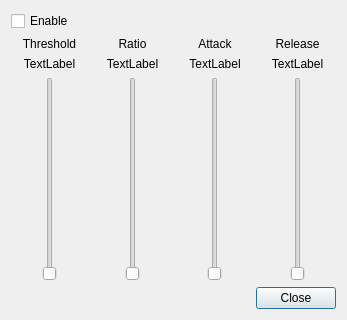
<?xml version="1.0" encoding="UTF-8"?>
<ui version="4.0">
 <class>Comp</class>
 <widget class="QDialog" name="Comp">
  <property name="geometry">
   <rect>
    <x>0</x>
    <y>0</y>
    <width>347</width>
    <height>320</height>
   </rect>
  </property>
  <property name="sizePolicy">
   <sizepolicy hsizetype="Fixed" vsizetype="Preferred">
    <horstretch>0</horstretch>
    <verstretch>0</verstretch>
   </sizepolicy>
  </property>
  <property name="windowTitle">
   <string>Compression</string>
  </property>
  <layout class="QVBoxLayout" name="verticalLayout">
   <item>
    <widget class="QCheckBox" name="cbEnable">
     <property name="sizePolicy">
      <sizepolicy hsizetype="Expanding" vsizetype="Fixed">
       <horstretch>0</horstretch>
       <verstretch>0</verstretch>
      </sizepolicy>
     </property>
     <property name="text">
      <string>Enable</string>
     </property>
    </widget>
   </item>
   <item>
    <layout class="QGridLayout" name="gridLayout" columnstretch="0,0,0,0">
     <item row="0" column="2">
      <widget class="QLabel" name="label_Attack">
       <property name="text">
        <string>Attack</string>
       </property>
       <property name="alignment">
        <set>Qt::AlignCenter</set>
       </property>
      </widget>
     </item>
     <item row="0" column="1">
      <widget class="QLabel" name="label_Ratio">
       <property name="text">
        <string>Ratio</string>
       </property>
       <property name="alignment">
        <set>Qt::AlignCenter</set>
       </property>
      </widget>
     </item>
     <item row="0" column="0">
      <widget class="QLabel" name="label_Threshold">
       <property name="text">
        <string>Threshold</string>
       </property>
       <property name="alignment">
        <set>Qt::AlignCenter</set>
       </property>
      </widget>
     </item>
     <item row="2" column="0">
      <widget class="QSlider" name="slThreshold">
       <property name="sizePolicy">
        <sizepolicy hsizetype="Expanding" vsizetype="Expanding">
         <horstretch>0</horstretch>
         <verstretch>0</verstretch>
        </sizepolicy>
       </property>
       <property name="minimum">
        <number>1</number>
       </property>
       <property name="maximum">
        <number>10000</number>
       </property>
       <property name="orientation">
        <enum>Qt::Vertical</enum>
       </property>
      </widget>
     </item>
     <item row="2" column="1">
      <widget class="QSlider" name="slRatio">
       <property name="sizePolicy">
        <sizepolicy hsizetype="Expanding" vsizetype="Expanding">
         <horstretch>0</horstretch>
         <verstretch>0</verstretch>
        </sizepolicy>
       </property>
       <property name="minimum">
        <number>1</number>
       </property>
       <property name="maximum">
        <number>9</number>
       </property>
       <property name="value">
        <number>1</number>
       </property>
       <property name="orientation">
        <enum>Qt::Vertical</enum>
       </property>
       <property name="tickPosition">
        <enum>QSlider::NoTicks</enum>
       </property>
       <property name="tickInterval">
        <number>20</number>
       </property>
      </widget>
     </item>
     <item row="0" column="3">
      <widget class="QLabel" name="label_Release">
       <property name="text">
        <string>Release</string>
       </property>
       <property name="alignment">
        <set>Qt::AlignCenter</set>
       </property>
      </widget>
     </item>
     <item row="2" column="2">
      <widget class="QSlider" name="slAttack">
       <property name="sizePolicy">
        <sizepolicy hsizetype="Expanding" vsizetype="Expanding">
         <horstretch>0</horstretch>
         <verstretch>0</verstretch>
        </sizepolicy>
       </property>
       <property name="minimum">
        <number>1</number>
       </property>
       <property name="maximum">
        <number>100</number>
       </property>
       <property name="orientation">
        <enum>Qt::Vertical</enum>
       </property>
      </widget>
     </item>
     <item row="2" column="3">
      <widget class="QSlider" name="slRelease">
       <property name="sizePolicy">
        <sizepolicy hsizetype="Expanding" vsizetype="Expanding">
         <horstretch>0</horstretch>
         <verstretch>0</verstretch>
        </sizepolicy>
       </property>
       <property name="minimum">
        <number>20</number>
       </property>
       <property name="maximum">
        <number>5000</number>
       </property>
       <property name="orientation">
        <enum>Qt::Vertical</enum>
       </property>
      </widget>
     </item>
     <item row="1" column="1">
      <widget class="QLabel" name="label_RatioValue">
       <property name="text">
        <string>TextLabel</string>
       </property>
       <property name="alignment">
        <set>Qt::AlignCenter</set>
       </property>
      </widget>
     </item>
     <item row="1" column="0">
      <widget class="QLabel" name="label_ThresholdValue">
       <property name="text">
        <string>TextLabel</string>
       </property>
       <property name="alignment">
        <set>Qt::AlignCenter</set>
       </property>
      </widget>
     </item>
     <item row="1" column="2">
      <widget class="QLabel" name="label_AttackValue">
       <property name="text">
        <string>TextLabel</string>
       </property>
       <property name="alignment">
        <set>Qt::AlignCenter</set>
       </property>
      </widget>
     </item>
     <item row="1" column="3">
      <widget class="QLabel" name="label_ReleaseValue">
       <property name="text">
        <string>TextLabel</string>
       </property>
       <property name="alignment">
        <set>Qt::AlignCenter</set>
       </property>
      </widget>
     </item>
    </layout>
   </item>
   <item>
    <widget class="QDialogButtonBox" name="buttonBox">
     <property name="sizePolicy">
      <sizepolicy hsizetype="Minimum" vsizetype="Fixed">
       <horstretch>0</horstretch>
       <verstretch>0</verstretch>
      </sizepolicy>
     </property>
     <property name="orientation">
      <enum>Qt::Horizontal</enum>
     </property>
     <property name="standardButtons">
      <set>QDialogButtonBox::Close</set>
     </property>
    </widget>
   </item>
  </layout>
 </widget>
 <resources/>
 <connections>
  <connection>
   <sender>buttonBox</sender>
   <signal>accepted()</signal>
   <receiver>Comp</receiver>
   <slot>accept()</slot>
   <hints>
    <hint type="sourcelabel">
     <x>248</x>
     <y>254</y>
    </hint>
    <hint type="destinationlabel">
     <x>157</x>
     <y>274</y>
    </hint>
   </hints>
  </connection>
  <connection>
   <sender>buttonBox</sender>
   <signal>rejected()</signal>
   <receiver>Comp</receiver>
   <slot>reject()</slot>
   <hints>
    <hint type="sourcelabel">
     <x>316</x>
     <y>260</y>
    </hint>
    <hint type="destinationlabel">
     <x>286</x>
     <y>274</y>
    </hint>
   </hints>
  </connection>
 </connections>
</ui>
